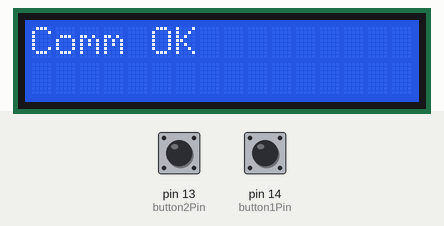
Recording of a sketch running on a simulated Arduino Uno, built with avr-gcc and run on an emulated ATmega328P. Shown: 16×2 character LCD. The test bench sets the inputs (shaded band); at power-on: pin 13 (button2Pin) HIGH, pin 14 (button1Pin) HIGH. No radio packets arrive unless stated.

Above: at 0.1 s.
At 5.2 s:
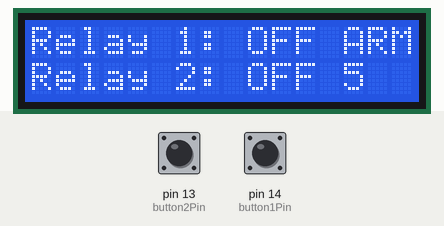

The sketch:

terr.ino
```cpp
#include <Wire.h>
#include <LiquidCrystal_I2C.h>
#include <SPI.h>
#include <nRF24L01.h>
#include <RF24.h>

RF24 radio(5, 8);  // Configura los pines CE y CSN del módulo nRF24L01
const byte address[6] = "00001"; // Dirección de red del módulo, debe ser igual en el receptor

LiquidCrystal_I2C lcd(0x27, 16, 2);  // Dirección I2C de la pantalla LCD

const int button1Pin = 14;  // Pin del botón 1
const int button2Pin = 13;  // Pin del botón 2

bool communicationEstablished = false;
bool ignitionRequested = false;
bool ignitionCompleted = false;
unsigned long ignitionStartTime = 0;

void setup() {
  Serial.begin(9600);

  lcd.init();
  lcd.backlight();
  lcd.setCursor(0, 0);
  lcd.print("Waiting...");

  pinMode(button1Pin, INPUT_PULLUP);
  pinMode(button2Pin, INPUT_PULLUP);

  radio.begin();
  radio.openReadingPipe(1, address);
  radio.setPALevel(RF24_PA_HIGH);
  radio.startListening();
}

void loop() {
  if (!communicationEstablished) {
    if (checkCommunication()) {
      communicationEstablished = true;
      lcd.clear();
      lcd.setCursor(0, 0);
      lcd.print("Comm OK");
      delay(5000); // Esperar 5 segundos
      lcd.clear();
      lcd.setCursor(0, 0);
      lcd.print("Relay 1: OFF");
      lcd.setCursor(0, 1);
      lcd.print("Relay 2: OFF");
      lcd.setCursor(13, 0);
      lcd.print("ARM");
    }
  }

  if (communicationEstablished) {
    bool button1Pressed = digitalRead(button1Pin) == LOW;
    bool button2Pressed = digitalRead(button2Pin) == LOW;

    if (button1Pressed && button2Pressed && !ignitionRequested) {
      ignitionRequested = true;
      ignitionStartTime = millis();
    } else if (!button1Pressed || !button2Pressed) {
      ignitionRequested = false;
    }

    if (ignitionRequested && !ignitionCompleted) {
      unsigned long elapsedTime = millis() - ignitionStartTime;
      int countdown = (elapsedTime < 5000) ? (5 - (elapsedTime / 1000)) : 0;


      lcd.setCursor(13, 1);
      lcd.print(countdown);

      if (countdown == 0) {
        lcd.clear();
        lcd.setCursor(0, 0);
        lcd.print("Sending ignition");
        sendConfirmation("IGNITION_ON");
        lcd.clear();
        lcd.setCursor(0, 0);
        lcd.print("Fire!");
        delay(2000); // Mostrar "Fire!" por 2 segundos
        lcd.clear();
        lcd.setCursor(0, 0);
        lcd.print("Relay 1: OFF");
        lcd.setCursor(0, 1);
        lcd.print("Relay 2: OFF");
        ignitionCompleted = true;
        lcd.setCursor(13, 0);
        lcd.print("FIRE");
        lcd.setCursor(13, 1);
        lcd.print("    ");
      }
    } else {
      ignitionCompleted = false;
      lcd.setCursor(13, 0);
      lcd.print("ARM");
      lcd.setCursor(13, 1);
      lcd.print("5 ");
    }
  }
}

bool checkCommunication() {
  radio.stopListening();
  radio.openWritingPipe(address);
  const char *message = "Hello";
  bool success = radio.write(message, strlen(message));
  radio.startListening();
  return success;
}

void sendConfirmation(const char *message) {
  radio.stopListening();
  radio.openWritingPipe(address);
  radio.write(message, strlen(message));
  radio.startListening();
}
```
